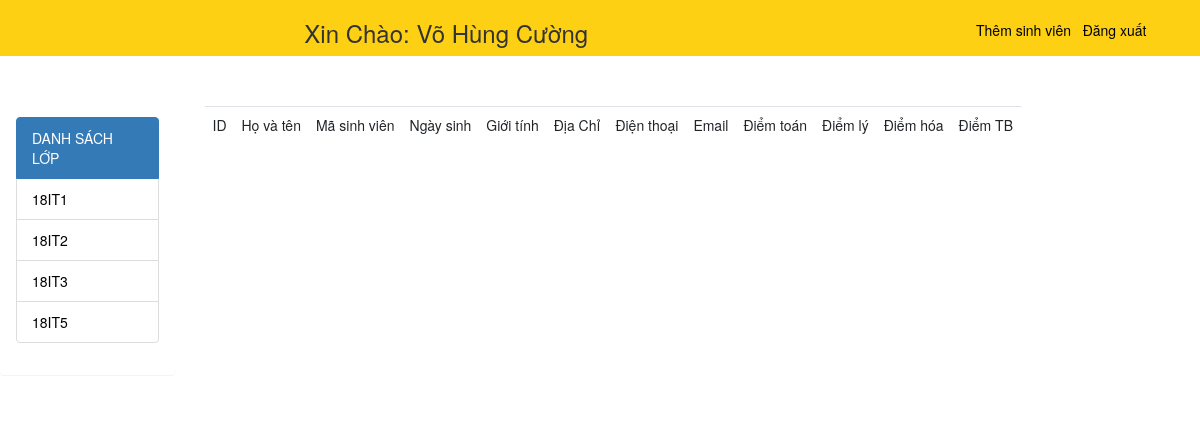
/php/ttsv_admin.php (signed in), run on the app's committed database.
### tables this page shows
CREATE TABLE `tbllop` (
  `idlop` int(5) NOT NULL,
  `tenlop` varchar(5) NOT NULL,
  `GVCN` varchar(100) NOT NULL,
  `username` varchar(50) NOT NULL,
  `password` varchar(50) NOT NULL,
  `nghanh` varchar(50) NOT NULL
);

### php/menu.php (the view, shortened to what this page needs)
<!DOCTYPE html>
<html>
<head>
	<link rel="stylesheet" href="https://maxcdn.bootstrapcdn.com/bootstrap/4.3.1/css/bootstrap.min.css">
	<link href="//netdna.bootstrapcdn.com/bootstrap/3.1.0/css/bootstrap.min.css" rel="stylesheet" id="bootstrap-css">
	<link rel="stylesheet" type="text/css" href="../css/style.css">
</head>
<body>
	<div class="panel ">
		<div class="panel-heading ">
			<?php
				$conn = mysqli_connect('localhost','root','','sinhvien');
				$query = "select * from tbllop";
				$kqua = mysqli_query($conn,$query);
				echo '<ul class="list-group">';
				echo '<li class="list-group-item active">DANH SÁCH LỚP </li>';
				while ($data = mysqli_fetch_array($kqua)) {
					$id = $data['idlop'];
				    echo '<li class="list-group-item"><a href="ttsv_admin.php?id='.$id.'" title="">'.$data["tenlop"].'</a></li>';
				}
				echo '</ul>';
			 ?>
		</div>
	</div>
</body>
</html>

### css/style.css (style rules this page uses)
a { margin: 0 auto; text-decoration: none; color: black; }

### data on the page
tbllop: tenlop "18IT1"
tbllop: tenlop "18IT2"
tbllop: tenlop "18IT3"
tbllop: tenlop "18IT5"

### other printed values
$_SESSION['Position'] "Võ Hùng Cường"
